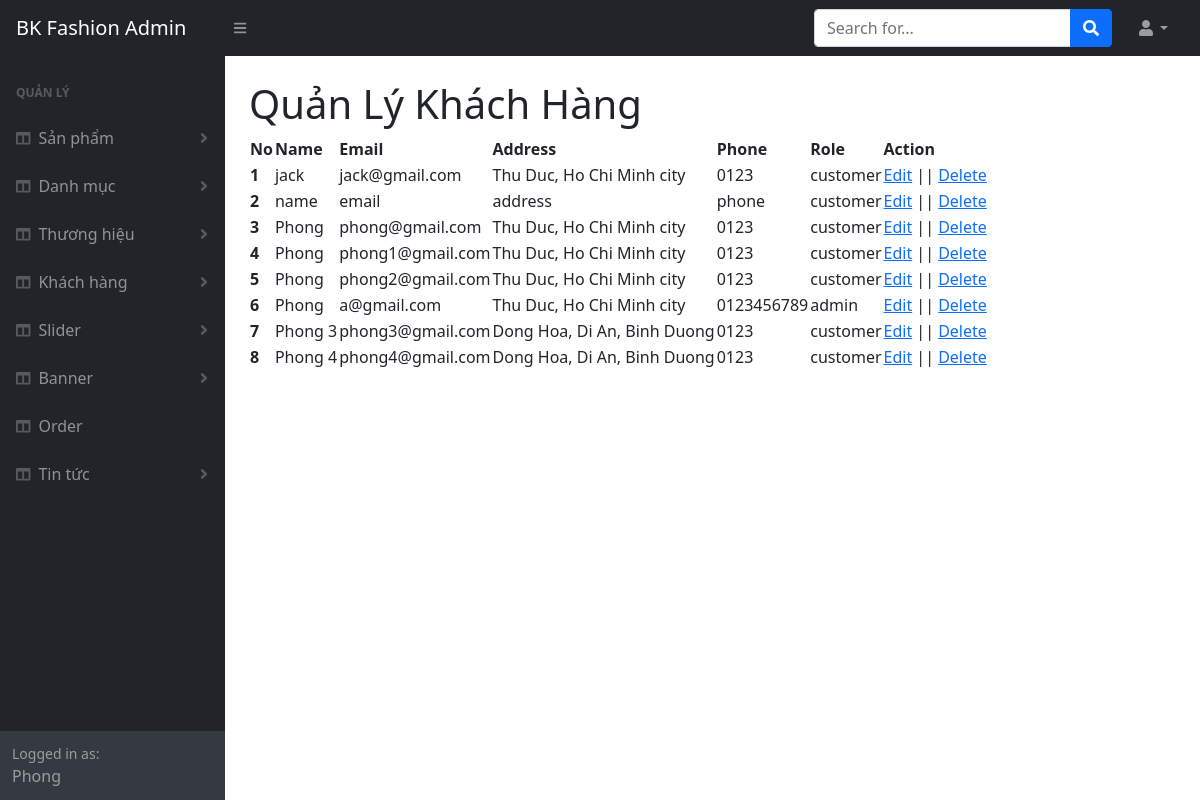
Before: /admin/client.php (signed in) with the older database file.
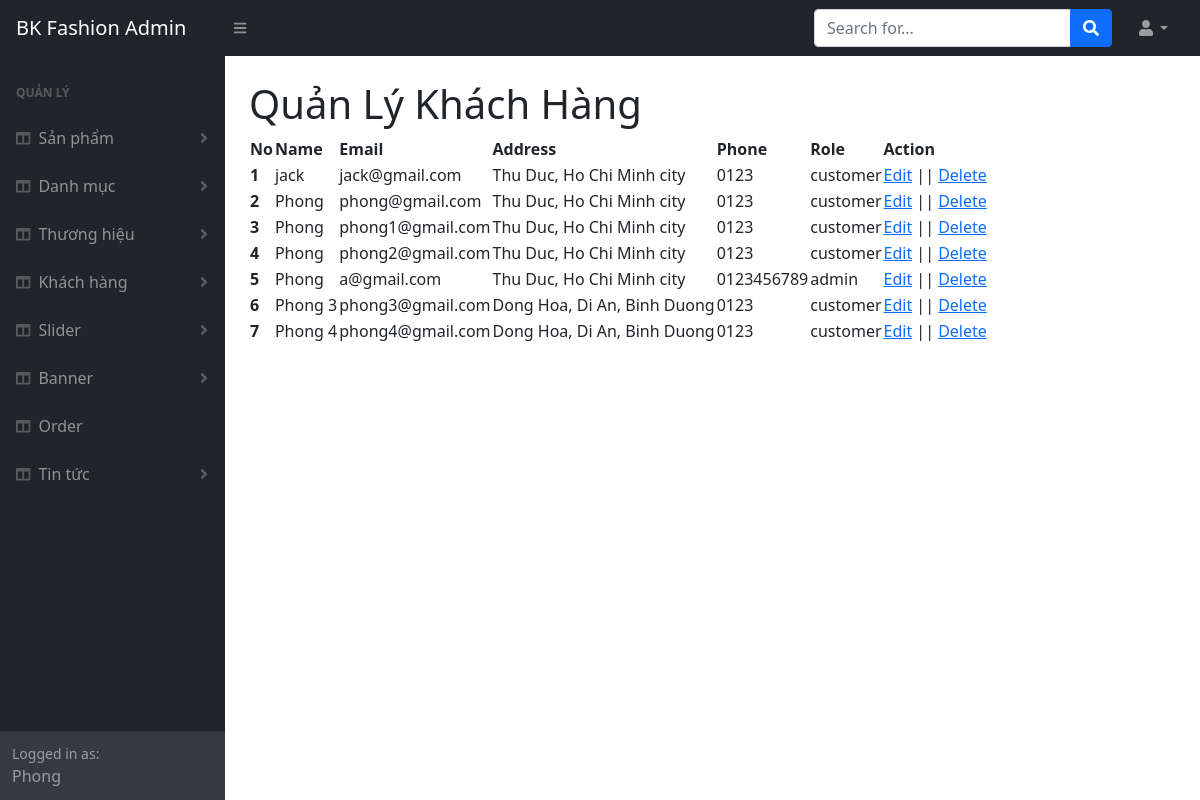
After: the same page with the newer database file.
### tables this page shows
CREATE TABLE `tbl_user` (
  `userId` int(11) NOT NULL,
  `name` varchar(255) NOT NULL,
  `email` varchar(255) NOT NULL,
  `address` varchar(255) NOT NULL,
  `phone` varchar(30) NOT NULL,
  `password` varchar(255) NOT NULL,
  `role` varchar(30) NOT NULL
);

### lib/database.php (called while the page is built, shortened)
<?php
Class Database{
   public $host   = DB_HOST;
   public $user   = DB_USER;
   public $pass   = DB_PASS;
   public $dbname = DB_NAME;
   public $link;
private function connectDB(){
   $this->link = new mysqli($this->host, $this->user, $this->pass,
    $this->dbname);
   mysqli_set_charset($this->link,"utf8");
 }
public function select($query){
  $result = $this->link->query($query) or
   die($this->link->error.__LINE__);
  if($result->num_rows > 0){
    return $result;
  } else {
    return false;
  }
 }
}

### classes/user.php (called while the page is built, shortened)
<?php
	$filepath = realpath(dirname(__FILE__));
	include_once ($filepath.'/../lib/database.php');
class user
{
	private $db;
	public function __construct()
	{
		$this->db = new Database();
	}
	public function show_user(){
        $query = "SELECT * FROM tbl_user";
        $result = $this->db->select($query);
        return $result;
    }
}
?>

### admin/client.php (the view, shortened to what this page needs)
<?php include 'inc_admin/header.php' ?>
           <?php include 'inc_admin/sidebar.php' ?>
           <?php include '../classes/user.php';
            $user = new user();
            $result = $user->show_user();
            ?>
            <div id="layoutSidenav_content">
                <main>
                    <div class="container-fluid px-4">
                        <h1 class="mt-4">Quản Lý Khách Hàng</h1>
                        <table id="datatablesSimple">
                            <thead>
                            <tr>
                                <th>No</th>
                                <th>Name</th>
                                <th>Email</th>
                                <th>Address</th>
                                <th>Phone</th>
                                <th>Role</th>
                                <th>Action</th>
                            </tr>
                            </thead>
                            <tbody>
                                <?php
                                $stt = 1;
                                    while($row = $result->fetch_assoc()){
                                        echo
                                        '<tr>
                                        <th scope="row">'.$stt.'</th>
                                        <td>'.$row['name'].'</td>
                                        <td>'.$row['email'].'</td>
                                        <td>'.$row['address'].'</td>
                                        <td>'.$row['phone'].'</td>
                                        <td>'.$row['role'].'</td>
                                        <td>
                                        <a href="clientEdit.php?userId='.$row['userId'].'">Edit</a>
                                        || <a onclick="return confirm(\'Bạn có chắc chắn xóa?\')"  href="?deleteid='.$row['userId'].'">Delete</a>
                                        </td>
                                        </tr>';
                                        $stt++;
                                    }
                                ?>
                            </tbody>
                            </table>
                    </div>
                </main>
            </div>
<?php include 'inc_admin/footer.php' ?>

Changed rows visible on the page:
removed tbl_user: name "name", email "email", address "address", phone "phone", role "customer"
